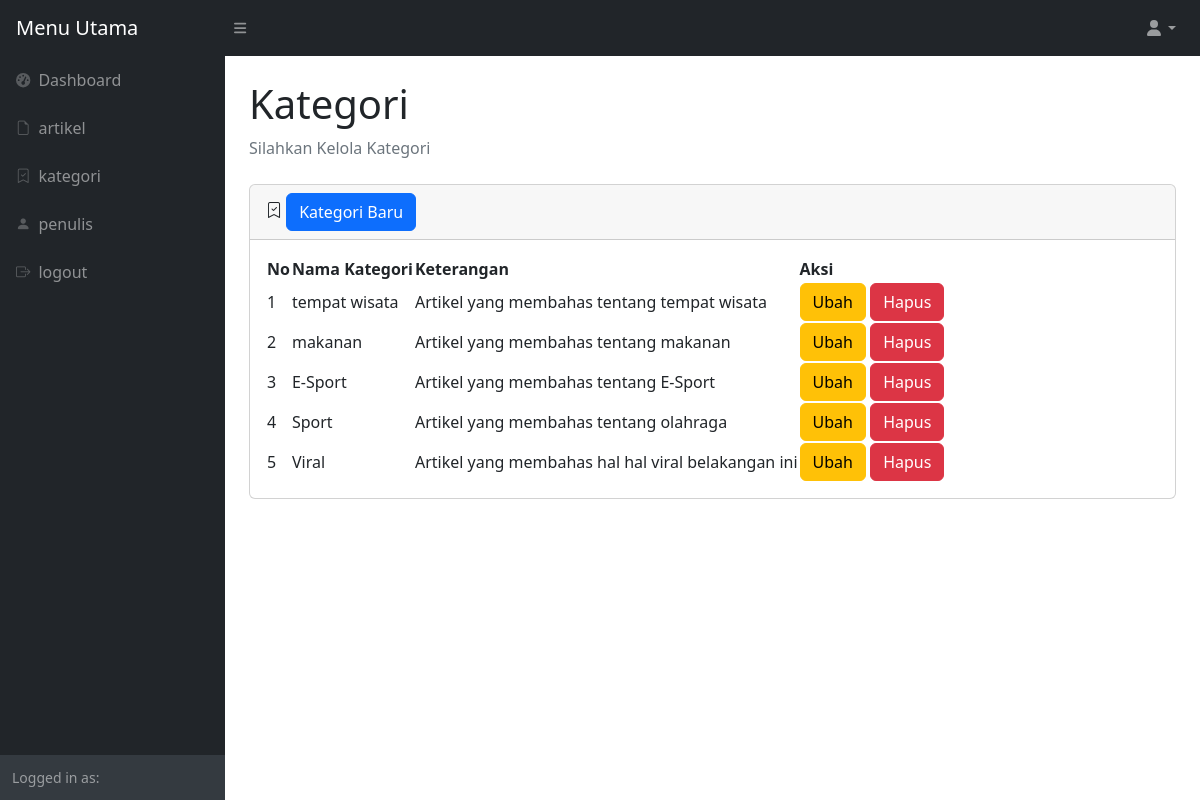
The page /admin/kategori.php on the database its author committed.
### tables this page shows
CREATE TABLE IF NOT EXISTS `kategori` (
  `id_kategori` int NOT NULL AUTO_INCREMENT,
  `nama_kategori` varchar(50) NOT NULL,
  `keterangan` varchar(50) NOT NULL,
  PRIMARY KEY (`id_kategori`)
);

### admin/kategori.php (the view, shortened to what this page needs)
<?php
require 'function.php';
?>
<!DOCTYPE html>
<html lang="en">
    <head>
        <link href="https://cdn.jsdelivr.net/npm/simple-datatables@7.1.2/dist/style.min.css" rel="stylesheet" />
        <link href="css/styles.css" rel="stylesheet" />
        <link rel="stylesheet" href="https://cdn.jsdelivr.net/npm/bootstrap-icons@1.11.3/font/bootstrap-icons.min.css">
    </head>
    <body class="sb-nav-fixed">
        <nav class="sb-topnav navbar navbar-expand navbar-dark bg-dark">
            <a class="navbar-brand ps-3" href="index.php">Menu Utama</a>
            <button class="btn btn-link btn-sm order-1 order-lg-0 me-4 me-lg-0" id="sidebarToggle" href="#!"><i class="fas fa-bars"></i></button>
            <ul class="navbar-nav ms-auto me-0 me-md-3 my-2 my-md-0">
                <li class="nav-item dropdown">
                    <a class="nav-link dropdown-toggle" id="navbarDropdown" href="#" role="button" data-bs-toggle="dropdown" aria-expanded="false"><i class="fas fa-user fa-fw"></i></a>
                </li>
            </ul>
        </nav>
        <div id="layoutSidenav">
            <div id="layoutSidenav_nav">
                <nav class="sb-sidenav accordion sb-sidenav-dark" id="sidenavAccordion">
                    <div class="sb-sidenav-menu">
                        <div class="nav">
                        <a class="nav-link" href="index.php">
                                <div class="sb-nav-link-icon"><i class="fas fa-tachometer-alt"></i></div>
                                Dashboard
                            </a>
                            <a class="nav-link" href="artikel.php">
                                <div class="sb-nav-link-icon"><i class="bi bi-file-earmark"></i></div>
                                artikel
                            </a>
                            <a class="nav-link" href="kategori.php">
                                <div class="sb-nav-link-icon"><i class="bi bi-bookmark-check"></i></div>
                                kategori
                            </a>
                            <a class="nav-link" href="penulis.php">
                                <div class="sb-nav-link-icon"><i class="bi bi-person-fill"></i></div>
                                penulis
                            </a>
                            <a class="nav-link" href="logout.php">
                                <div class="sb-nav-link-icon"><i class="bi bi-box-arrow-right"></i></div>
                                logout
                            </a>
                        </div>
                    </div>
                    <div class="sb-sidenav-footer">
                        <div class="small">Logged in as:</div>
                    </div>
                </nav>
            </div>
            <div id="layoutSidenav_content">
                <main>
                    <div class="container-fluid px-4">
                        <h1 class="mt-4">Kategori</h1>
                        <ol class="breadcrumb mb-4">
                            <li class="breadcrumb-item active">Silahkan Kelola Kategori</li>
                        </ol>
                        <div class="card mb-4">
                            <div class="card-header">
                            <i class="bi bi-bookmark-check"></i>
                            <button class="btn btn-primary" name="btn_artikel_baru" id="btn_artikel_baru" data-bs-toggle="modal" data-bs-target="#ModalKategori" >Kategori Baru</button>
                            </div>
                            <div class="card-body">
                                <table id="datatablesSimple">
                                    <thead>
                                        <tr>
                                            <th>No</th>
                                            <th>Nama Kategori</th>
                                            <th>Keterangan</th>
                                            <th>Aksi</th>
                                        </tr>
                                    </thead>
                                    <tbody>
                                        <?php
                                            $sql = "SELECT id_kategori, nama_kategori, keterangan FROM kategori ORDER BY id_kategori DESC";
                                            $result = mysqli_query($conn, $sql);
                                            if (mysqli_num_rows($result) > 0) {
                                                $nomor_urut = 0;
                                              while($row = mysqli_fetch_assoc($result)) {
                                                $nomor_urut++;
                                                $data_id_kategori = $row['id_kategori'];
                                                $data_nama = $row['nama_kategori'];
                                                $data_keterangan = $row['keterangan'];
                                            ?>
                                            <tr>
                                            <td><?php echo $nomor_urut; ?></td>
                                            <td><?php echo $data_nama; ?></td>
                                            <td><?php echo $data_keterangan; ?></td>
                                            <td>
                                                <button class="btn btn-warning" name="btn_ubah_kategori" data-bs-toggle="modal" data-bs-target="#ModalUpdateKategori" <?php echo $data_id_kategori; ?>>Ubah</button>
                                                <button class="btn btn-danger" name="btn_hapus_kategori" data-bs-toggle="modal" data-bs-target="#ModalHapusKategori" <?php echo $data_id_kategori; ?>>Hapus</button>
                                            </td>
                                            </tr>
                                            <?php
                                              }
                                            } else {
                                              echo "0 results";
                                            }
                                        ?>
                                    </tbody>
                                </table>
                            </div>
                        </div>
                    </div>
                </main>
            </div>
        </div>
    </body>
</html>

### rows shown on the page
kategori: nama_kategori "tempat wisata", keterangan "Artikel yang membahas tentang tempat wisata"
kategori: nama_kategori "makanan", keterangan "Artikel yang membahas tentang makanan"
kategori: nama_kategori "E-Sport", keterangan "Artikel yang membahas tentang E-Sport"
kategori: nama_kategori "Sport", keterangan "Artikel yang membahas tentang olahraga"
kategori: nama_kategori "Viral", keterangan "Artikel yang membahas hal hal viral belakangan ini"
